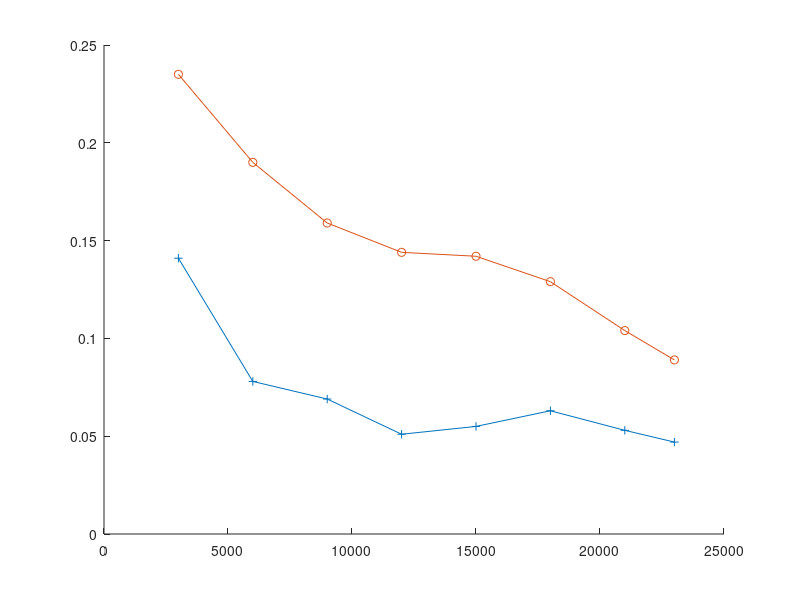

The MATLAB source for this figure: (Note: this script raises an error after producing the figure.)
%rcv1-v2
x = [3000	6000	9000	12000	15000	18000	21000	23000];
% 1:PA 2:BPAs 3:Confidit
precision1 = [0.756	0.842	0.861	0.873	0.868	0.858	0.868	0.882];
precision2 = [0.157	0.170	0.131	0.141	0.150	0.150	0.161	0.211];
precision3 = [0.150	0.177	0.168	0.174	0.177	0.171	0.168	0.191];

recall1 = [0.564	0.625	0.632	0.625	0.654	0.634	0.649	0.651];
recall2 = [0.976	0.989	0.989	0.995	0.996	0.992	0.990	0.995];
recall3 = [0.985	0.989	0.983	0.979	0.979	0.984	0.987	0.981];

OneError1 = [0.141	0.078	0.069	0.051	0.055	0.063	0.053	0.047];
OneError2 = [0.235	0.190	0.159	0.144	0.142	0.129	0.104	0.089];
OneError3 = [0.356	0.285	0.235	0.183	0.166	0.134	0.134	0.126];

%a = plot(x,precision1,'-+',x,precision2,'-o',x,precision3,'-X');
%a.set('Markersize',18);
%axis([1000 23000 0 1])
%c = xlabel('Number of examples');
%d = ylabel('Recall of multilabels');
%e = title('RCV1-v2');
%b = legend(['PA'],['BPAs'],['2OD-UCB']);
%b.set('FontSize',18);
%c.set('FontSize',18);
%d.set('FontSize',18);
%e.set('FontSize',18);


%grid on

%a = plot(x,recall1,'-+',x,recall2,'-o',x,recall3,'-X');
%a.set('Markersize',18);
%axis([1000 23000 0.5 1.2])
%c=xlabel('Number of examples');
%d=ylabel('Precision of multilabels');
%e=title('RCV1-v2');
%b = legend(['PA'],['BPAs'],['2OD-UCB']);
%b.set('FontSize',18);
%c.set('FontSize',18);
%d.set('FontSize',18);
%e.set('FontSize',18);
%grid on

a = plot(x,OneError1,'-+',x,OneError2,'-o',x,OneError3,'-X');
a.set('Markersize',18);
axis([1000 23000 0 0.5])
c=xlabel('Number of examples');
d=ylabel('OneError rate of multilabels');
e=title('RCV1-v2');
b = legend(['PA'],['BPAs'],['2OD-UCB']);
b.set('FontSize',18);
c.set('FontSize',18);
d.set('FontSize',18);
e.set('FontSize',18);
%grid on